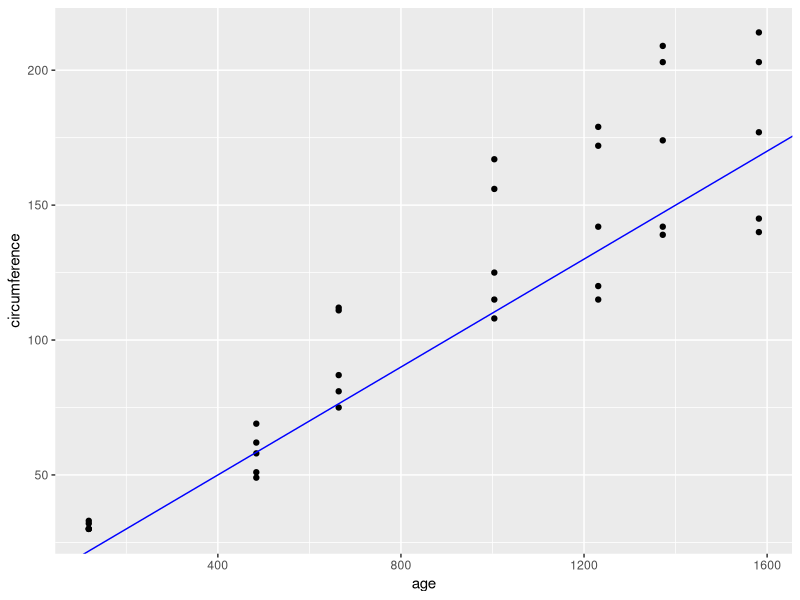
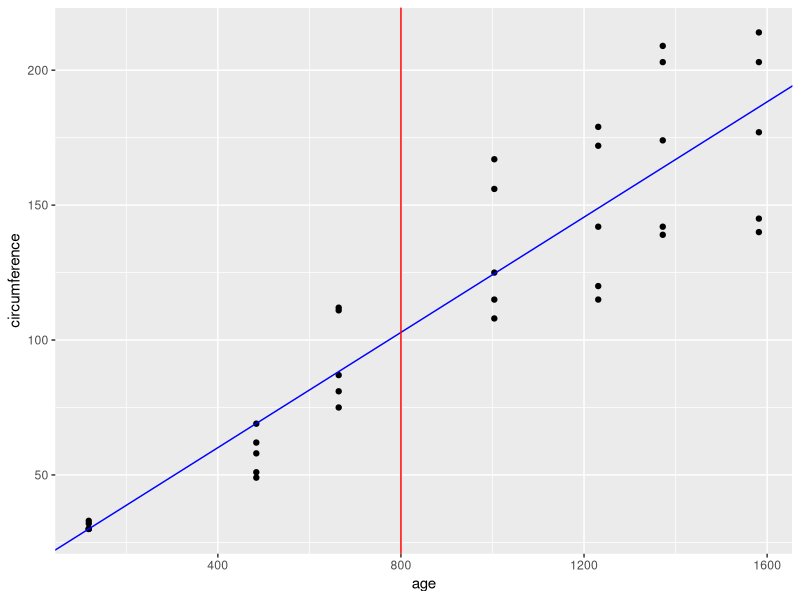

These figures' R source, in order:
## ---- chunk 1
library(tidyverse)
## ---- chunk 2
data("Orange")
## ---- chunk 3
head(Orange)
## ---- chunk 4
# 1 Grafica
Orange %>% 
  # en x = los días y en y = la circunferencia
  ggplot(aes(x = age,
             y = circumference)) + 
  geom_point() +
  # esto nos muestra que a medida que pasan los días, crece el tamaño de los árboles
  # lo que se busca con la regrecion lineal es trazar una recta que pase por la mitad de los puntos, de tal forma que para el día 800 encontrar cual va a ser el valor 
              # es la b = al intercepto, cuando a = 1 o 0.1 b = y cuando a = 0.1 b = 10
  geom_abline(intercept = 10,
              # es la a = a la pendiente, ejemplos 1, 0.5 y 0.1
              slope = 0.1,
              col = 'blue')
## ---- chunk 5
# la formula seria circumference con respecto a age
lm(circumference ~ age, data = Orange)
## ---- chunk 6
# 1 Grafica
Orange %>% 
  # en x = los días y en y = la circunferencia
  ggplot(aes(x = age,
             y = circumference)) + 
  geom_point() +
  # esto nos muestra que a medida que pasan los días, crece el tamaño de los árboles
  # lo que se busca con la regrecion lineal es trazar una recta que pase por la mitad de los puntos, de tal forma que para el día 800 encontrar cual va a ser el valor 
              # es la b = al intercepto, cuando a = 1 o 0.1 b = y cuando a = 0.1 b = 10
  geom_abline(intercept = 17.3997,
              # es la a = a la pendiente, ejemplos 1, 0.5 y 0.1
              slope = 0.1068,
              col = 'blue') +
  # para responder la pregunta, debemos trazar una línea vertical en el 800
  geom_vline(xintercept = 800,
             col = 'red')
## ---- chunk 7
dias <- 800
# medida = a * dias + b
medida <- 0.1068 * 800 + 17.3997
medida
